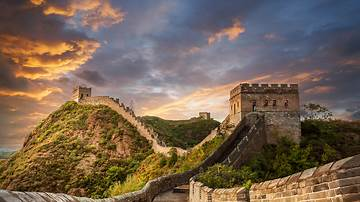
#> input picture res/sc_th.jpg, 360 x 202 px
$ python cv126_rotate.py
#> lines starting #> are read from the running program, lines starting #| are printed output that depends on the picture
#> in vedioShow, src is the input picture: shape (202, 360, 3); mean B, G, R 83.6, 100.3, 119.1
# -*- coding:utf-8 -*-

# 图像旋转变换主要调用 getRotationMatrix2D()函数和 warpAffine()函
# 数实现，绕图像的中心旋转，函数原型如下
#
# M = cv2.getRotationMatrix2D(center, angle, scale)
#
# center 表示旋转中心点，通常设置为(cols/2, rows/2)
#  angle 表示旋转角度，正值表示逆时针旋转，坐标原点被定为左上角
#  scale 表示比例因子
# rotated = cv2.warpAffine(src, M, (cols, rows))
#  src 表示原始图像
#  M 表示旋转参数，即 getRotationMatrix2D()函数定义的结果
#  (cols, rows)表示原始图像的宽度和高度
import math
import time

import cv2
import numpy as np

# 对图像进行旋转且会裁剪图
# [80 lines left out: functions test1, test2, test3, test4, rotate_bound, not called in this run]

# 先填充，再旋转
def rotate_bound_ex(image, angle):
#> called with angle = 5
    height,width,channel = image.shape
#> height = 202; width = 360; channel = 3
    new_img = image
    if height != width:
        max_value = math.ceil(math.sqrt(height ** 2 + width ** 2))
#> max_value = 413
        # 创建一幅图像(宽高相等)
        new_img = np.zeros((max_value, max_value, 3), np.uint8)
        deltaW = int(math.ceil((max_value - width) / 2))
#> deltaW = 27
        deltaH = int(math.ceil((max_value - height) / 2))
#> deltaH = 106

        # [9 lines of commented-out code are left out]
        new_img[deltaH:deltaH + height, deltaW:deltaW + width, 1] = image[0:height, 0:width, 1]
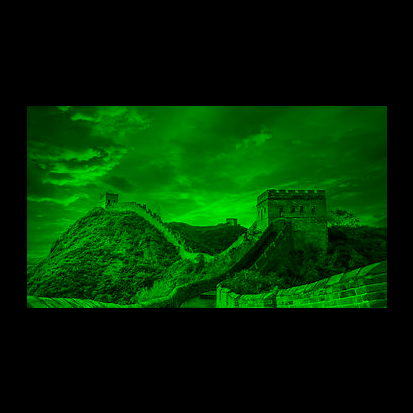
#> new_img: shape (413, 413, 3); mean B, G, R 0, 42.8, 0

    # 执行旋转逻辑
    w, h = new_img.shape[:2]
#> w = 413; h = 413
    #函数参数：旋转中心 旋转度数 scale
    M = cv2.getRotationMatrix2D((h / 2, w / 2), angle, 1)
    rotated = cv2.warpAffine(new_img, M, (max_value, max_value))
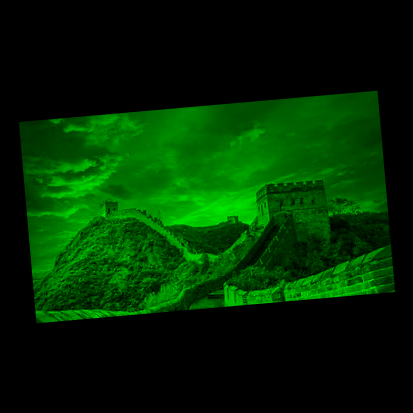
#> rotated: shape (413, 413, 3); mean B, G, R 0, 42.8, 0
    return rotated

# 放转动画显示(按q键退出)
def vedioShow():
    fps = 24
    dtime = int(1000 / fps)
    #读取图片
    src = cv2.imread('res/sc_th.jpg')
    tmpDegree = 0
    while True:
        tmpDegree = tmpDegree + 5
        img_new = rotate_bound_ex(src, tmpDegree)
        cv2.imshow("gif-show", img_new)
        key = cv2.waitKey(dtime)
#> (key q is pressed here)
        if key == ord('q'):
            break
    cv2.destroyAllWindows()

if __name__ == '__main__':
    # test4()
    vedioShow()

$ run again, with res/bar_rice_1.jpg copied over res/sc_th.jpg
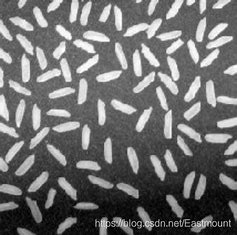
#> input picture res/bar_rice_1.jpg, 237 x 235 px
#> in vedioShow, src is the input picture: shape (235, 237, 3); min 0, max 255, mean 109.8
#> in rotate_bound_ex, `new_img[deltaH:deltaH + height, deltaW:deltaW + width, 1] = image[0:he..`:
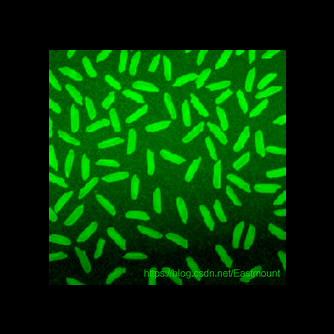
#> new_img: shape (334, 334, 3); mean B, G, R 0, 54.8, 0
#> in rotate_bound_ex, `rotated = cv2.warpAffine(new_img, M, (max_value, max_value))`:
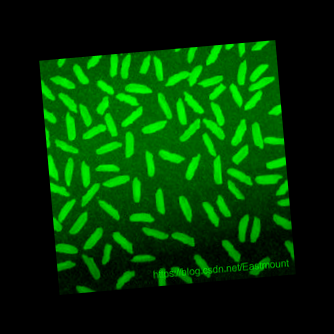
#> rotated: shape (334, 334, 3); mean B, G, R 0, 54.8, 0
